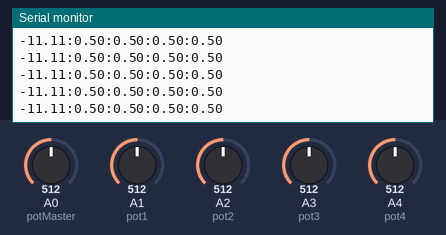
This sketch was run on a simulated Arduino Uno, built with avr-gcc and run on an emulated ATmega328P. Shown: the last lines printed to the serial monitor. The test bench sets the inputs (shaded band); at power-on: A0 (potMaster) = 512, A1 (pot1) = 512, A2 (pot2) = 512, A3 (pot3) = 512, A4 (pot4) = 512.

Above: at 1.2 s.
1.3 s: A0 (potMaster) set to 716
At 1.58 s:
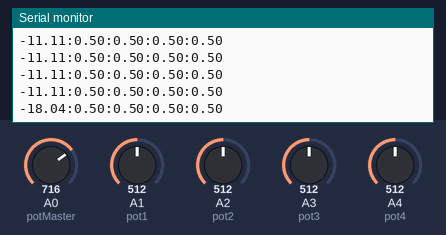
2.8 s: A1 (pot1) set to 716
At 2.8 s:
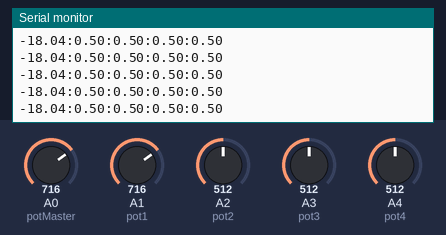
4.3 s: A2 (pot2) set to 716
At 4.42 s:
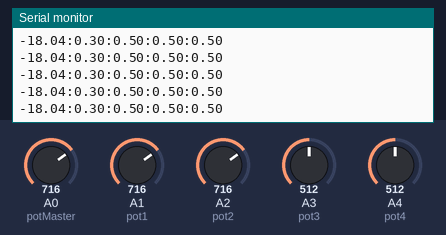
5.8 s: A3 (pot3) set to 716
At 5.84 s:
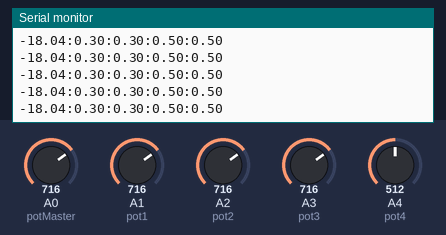
7.3 s: A4 (pot4) set to 716
At 7.46 s:
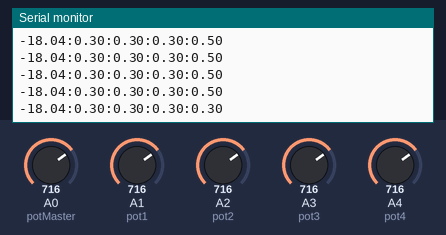
8.8 s: A0 (potMaster) set to 992
At 8.88 s:
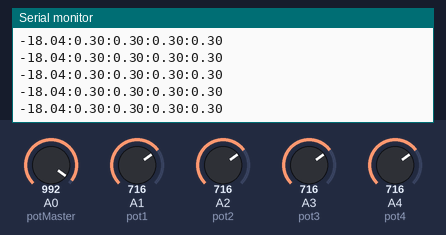
Timing chart, 0 to 11.3 s (numbered marks = the images above; inputs shaded):
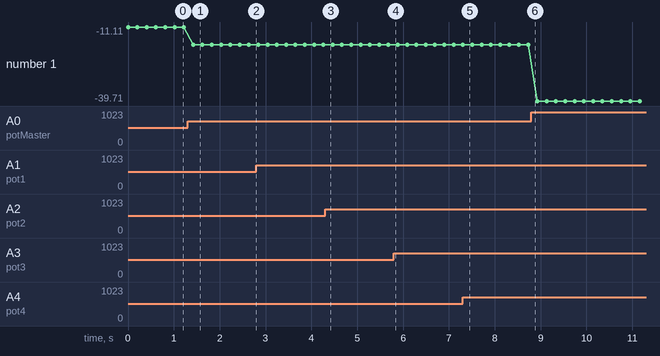

The sketch:

arduino_encoder.ino
```cpp
const int potMaster = A0;
const int pot1 = A1;
const int pot2 = A2;
const int pot3 = A3;
const int pot4 = A4;
const int MaxADC = 1023;

// Master output mapping range
const float MasterMinOutput = -65.0;
const float MasterMaxOutput = 0.0;

void setup() {
  Serial.begin(9600);
}

void loop() {
  float masterValue = MasterConverter(analogRead(potMaster));

  float pot1Value = AppsConverter(analogRead(pot1));
  float pot2Value = AppsConverter(analogRead(pot2));
  float pot3Value = AppsConverter(analogRead(pot3));
  float pot4Value = AppsConverter(analogRead(pot4));

  Serial.print(masterValue);
  Serial.print(":");
  Serial.print(pot1Value);
  Serial.print(":");
  Serial.print(pot2Value);
  Serial.print(":");
  Serial.print(pot3Value);
  Serial.print(":");
  Serial.println(pot4Value);

  delay(200);
}

float MasterConverter(float raw){
  float norm = 1.0 - ((float)raw / MaxADC);  // Normalize to 0.0 – 1.0

  // Apply curve: higher exponent = faster drop near 1023 | 0.27 is set almost that half pot range sets volume to 50%
  float curved = pow(norm, 0.27);

  // Map to desired output range
  float output = MasterMinOutput + (MasterMaxOutput - MasterMinOutput) * curved;

  return output;
}

float AppsConverter(float raw){
  float output = 1.0 - (raw / MaxADC);  // Normalize to 0.0 – 1.0

  return output;
}
```

Measured:
- after the input at 1.3 s, the serial monitor: prints a new line after 0.12 s (image 1)
- after the input at 7.3 s, the serial monitor: prints a new line at once (image 5)
- plotted number 1: -11.11 → -18.04 after the input at 1.3 s, -18.04 → -39.71 after the input at 8.8 s
